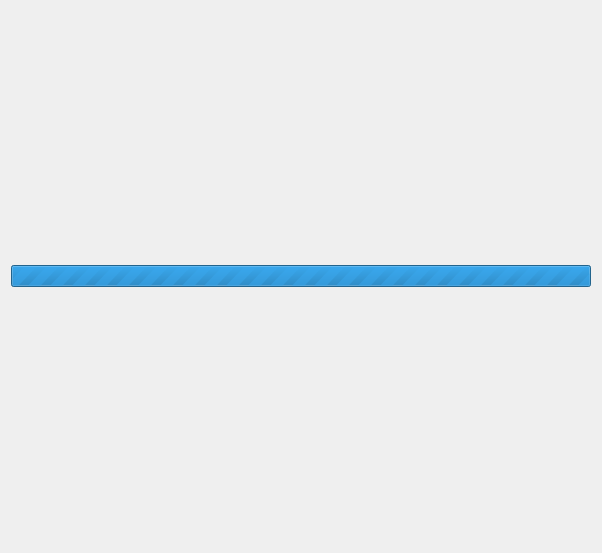
<?xml version="1.0" encoding="UTF-8"?>
<ui version="4.0">
 <class>AuthDialog</class>
 <widget class="QDialog" name="AuthDialog">
  <property name="geometry">
   <rect>
    <x>0</x>
    <y>0</y>
    <width>602</width>
    <height>553</height>
   </rect>
  </property>
  <property name="windowTitle">
   <string>Dialog</string>
  </property>
  <layout class="QGridLayout" name="gridLayout" rowstretch="0">
   <item row="0" column="0">
    <widget class="QProgressBar" name="progressBar">
     <property name="maximum">
      <number>0</number>
     </property>
     <property name="value">
      <number>0</number>
     </property>
    </widget>
   </item>
  </layout>
 </widget>
 <resources/>
 <connections/>
</ui>
